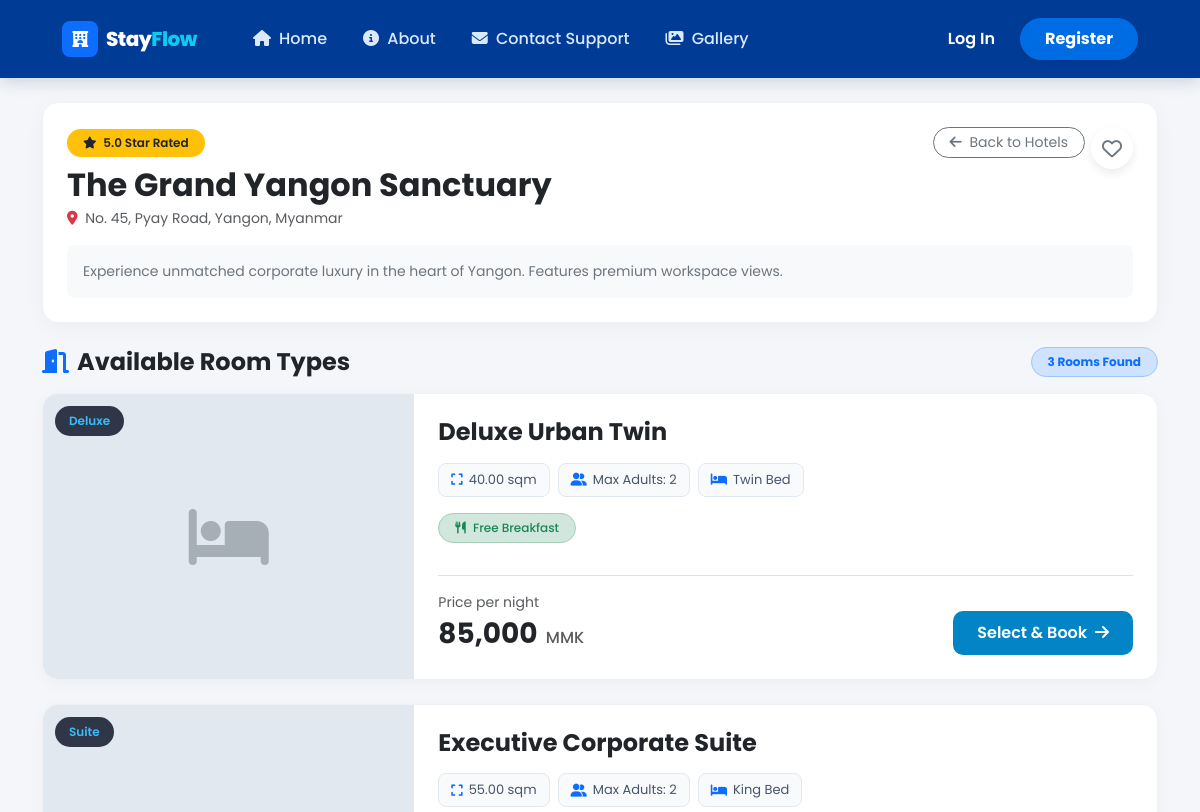
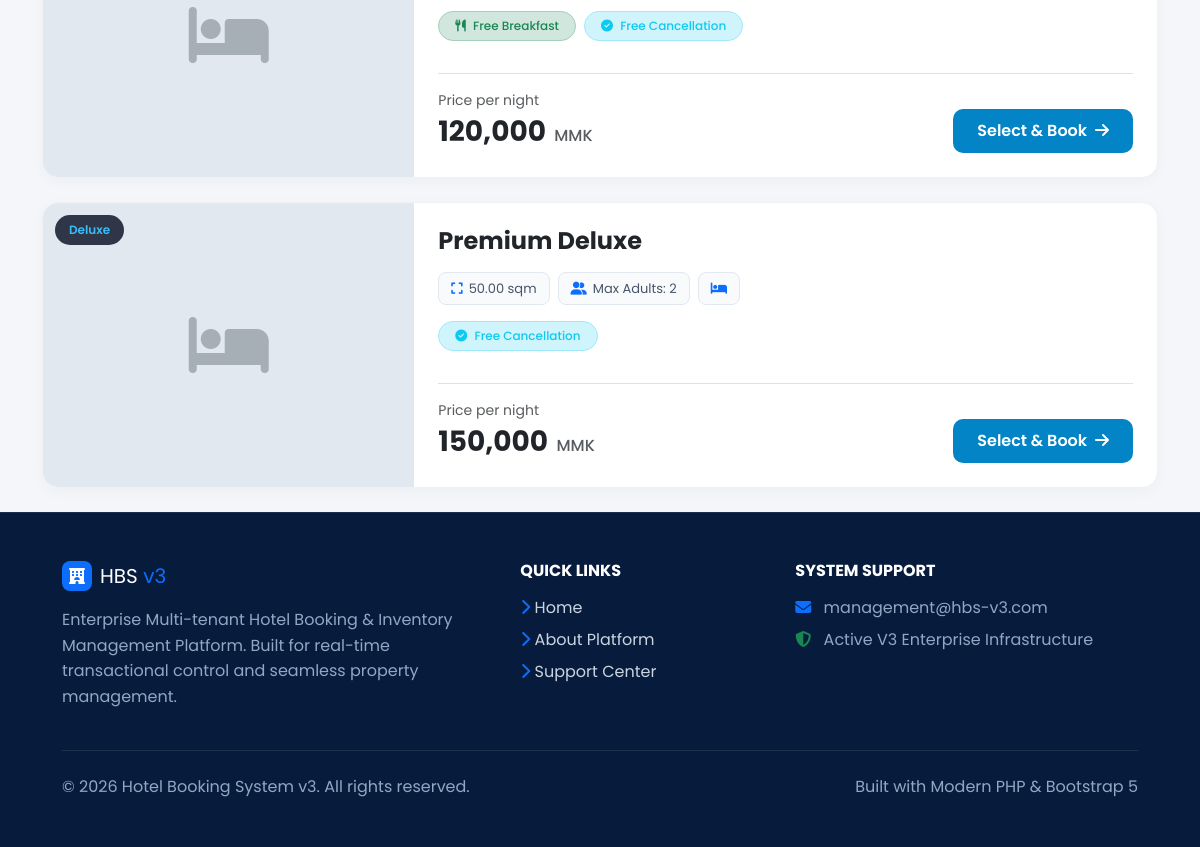
Page /products.php?hotel_id=1&guests=2 on the earlier database version (2 pictures, top to bottom).
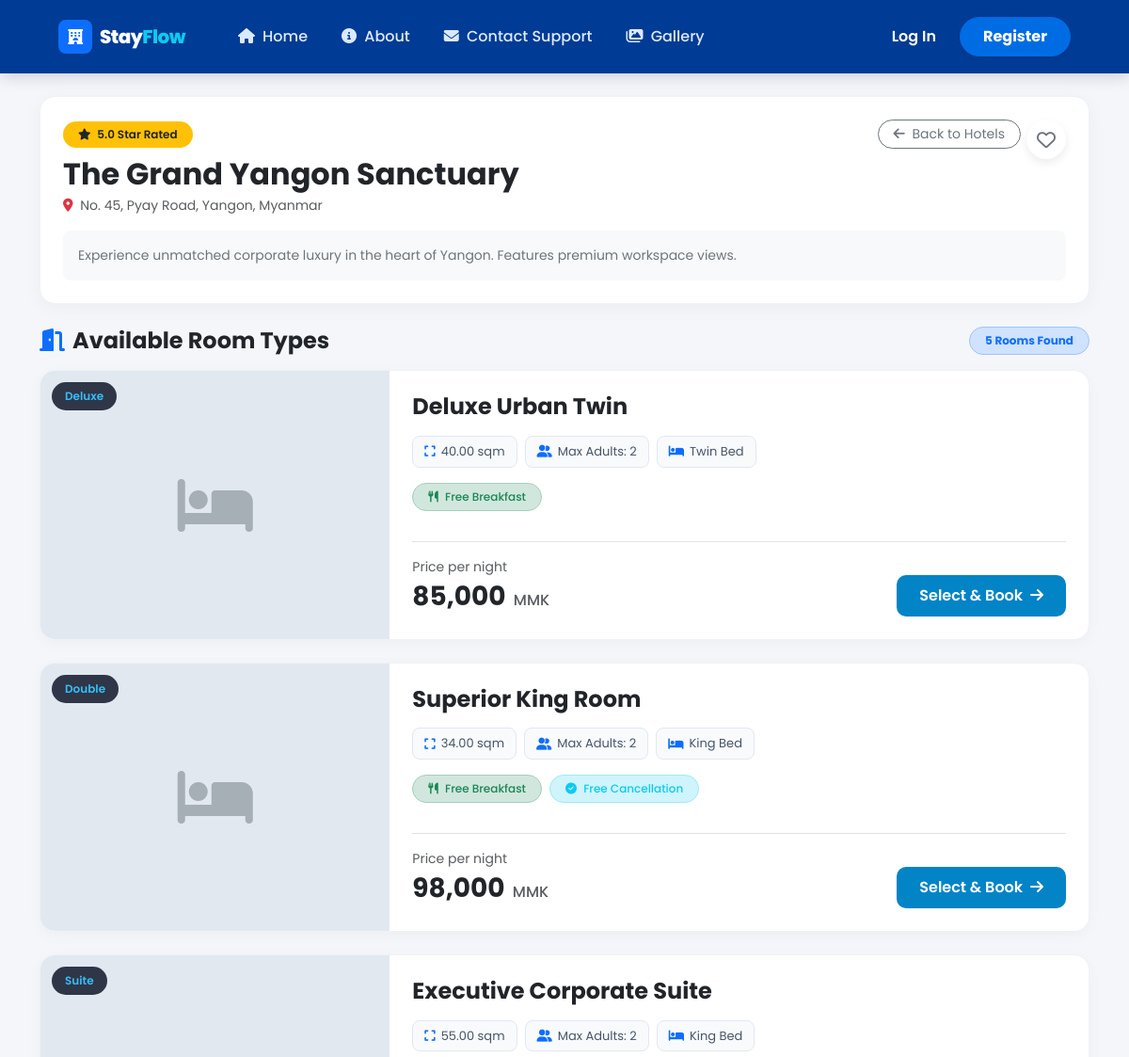
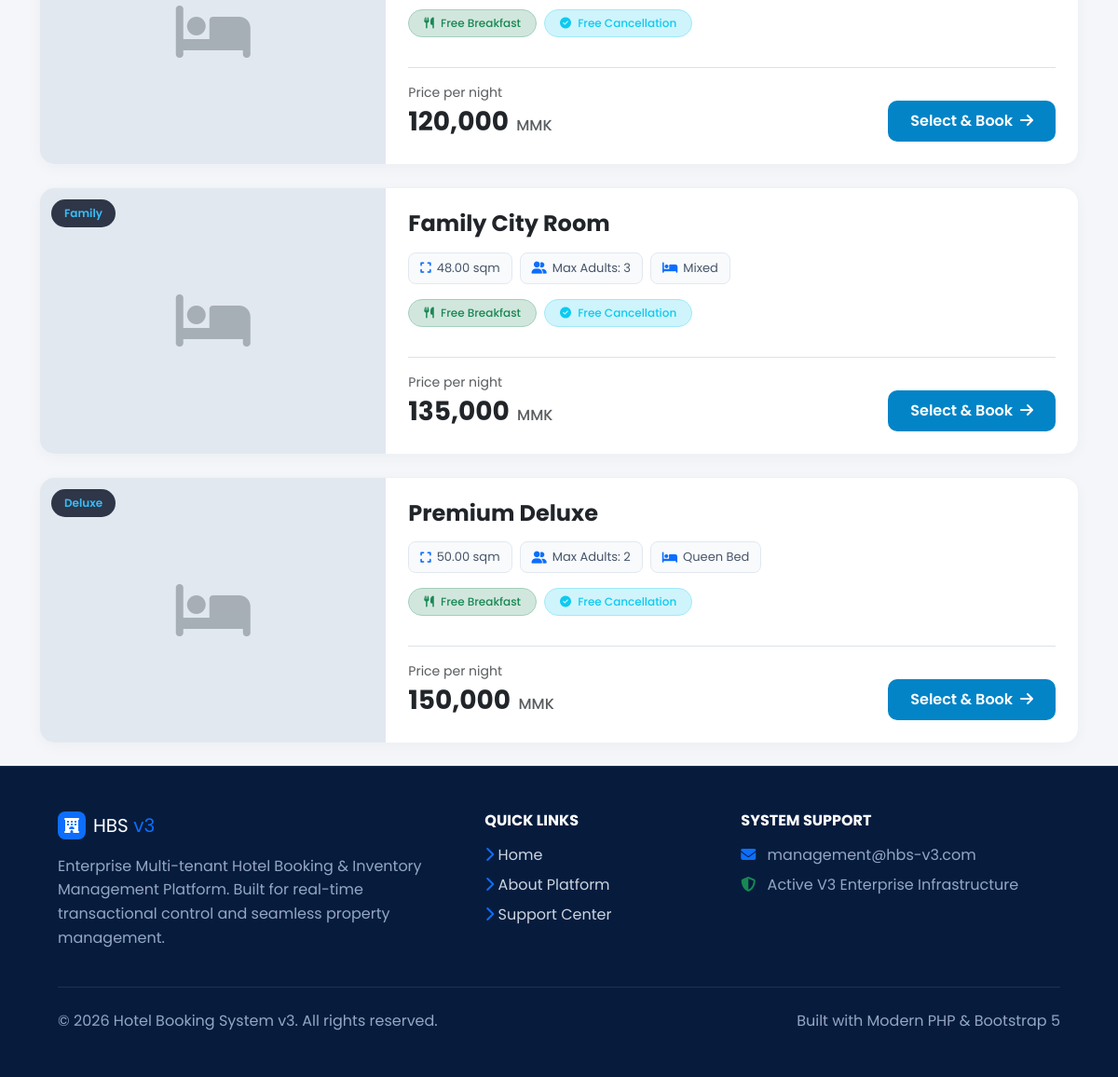
Same page on the later database version (2 pictures, top to bottom).
### tables this page shows
CREATE TABLE `hotels` (
  `hotel_id` int(11) NOT NULL,
  `owner_id` int(11) NOT NULL,
  `hotel_name` varchar(150) NOT NULL,
  `description` text DEFAULT NULL,
  `address` text NOT NULL,
  `city` varchar(100) DEFAULT NULL,
  `state` varchar(100) DEFAULT NULL,
  `country` varchar(100) DEFAULT NULL,
  `postal_code` varchar(20) DEFAULT NULL,
  `latitude` decimal(10,8) DEFAULT NULL,
  `longitude` decimal(11,8) DEFAULT NULL,
  `hotel_phone` varchar(30) DEFAULT NULL,
  `hotel_email` varchar(150) DEFAULT NULL,
  `website` varchar(255) DEFAULT NULL,
  `star_rating` decimal(2,1) DEFAULT 0.0,
  `check_in_time` time DEFAULT '14:00:00',
  `check_out_time` time DEFAULT '12:00:00',
  `status` enum('pending','approved','rejected','inactive') DEFAULT 'pending',
  `created_at` timestamp NOT NULL DEFAULT current_timestamp(),
  `updated_at` timestamp NOT NULL DEFAULT current_timestamp() ON UPDATE current_timestamp()
);

CREATE TABLE `rooms` (
  `room_id` int(11) NOT NULL,
  `hotel_id` int(11) NOT NULL,
  `room_name` varchar(150) NOT NULL,
  `room_type` enum('Single','Double','Twin','Triple','Deluxe','Suite','Family','Executive') NOT NULL,
  `room_description` text DEFAULT NULL,
  `bed_type` enum('Single Bed','Double Bed','Queen Bed','King Bed','Twin Bed','Mixed') NOT NULL,
  `room_size` decimal(6,2) DEFAULT NULL,
  `room_size_unit` enum('sqm','sqft') DEFAULT 'sqm',
  `floor_no` int(11) DEFAULT NULL,
  `total_rooms` int(11) NOT NULL DEFAULT 1,
  `max_adults` int(11) NOT NULL DEFAULT 2,
  `max_children` int(11) NOT NULL DEFAULT 0,
  `base_price` decimal(12,2) NOT NULL,
  `extra_bed_price` decimal(12,2) DEFAULT 0.00,
  `breakfast_included` tinyint(1) DEFAULT 0,
  `free_cancellation` tinyint(1) DEFAULT 1,
  `smoking_allowed` tinyint(1) DEFAULT 0,
  `room_status` enum('available','maintenance','inactive') DEFAULT 'available',
  `created_at` timestamp NOT NULL DEFAULT current_timestamp(),
  `updated_at` timestamp NOT NULL DEFAULT current_timestamp() ON UPDATE current_timestamp()
);

### products.php (the view, shortened to what the rows shown need)
<?php
require_once 'includes/header.php';
$hotel_id = mysqli_real_escape_string($conn, $_GET['hotel_id']);
$hotel_query = "SELECT * FROM hotels WHERE hotel_id = '$hotel_id' AND (status = 'approved' OR status = 'Approved') LIMIT 1";
$hotel_result = mysqli_query($conn, $hotel_query);
$hotel = mysqli_fetch_assoc($hotel_result);
$rooms_query = "SELECT * FROM rooms WHERE hotel_id = '$hotel_id' AND room_status = 'available' ORDER BY base_price ASC";
$rooms_result = mysqli_query($conn, $rooms_query);
?>
<!DOCTYPE html>
<html lang="en">
<head>
    <link href="https://cdn.jsdelivr.net/npm/bootstrap@5.3.2/dist/css/bootstrap.min.css" rel="stylesheet">
    <link rel="stylesheet" href="https://cdnjs.cloudflare.com/ajax/libs/font-awesome/6.5.1/css/all.min.css">
</head>
<body>
<div class="container my-4">
    <div class="hotel-header-card p-4 mb-4">
        <div class="position-absolute top-0 end-0 m-4">
            <button class="wishlist-btn" data-hotel-id="<?= $hotel['hotel_id']; ?>" title="Save to Wishlist">
            </button>
        </div>
        <div class="d-flex justify-content-between align-items-center flex-wrap gap-2 mb-2 pe-5">
            <span class="badge bg-warning text-dark px-3 py-2 rounded-pill fw-semibold">
                <i class="fa-solid fa-star me-1"></i> <?= number_format($hotel['star_rating'], 1); ?> Star Rated
            </span>
            <a href="index.php" class="btn btn-outline-secondary btn-sm rounded-pill px-3">
                <i class="fa-solid fa-arrow-left me-1"></i> Back to Hotels
            </a>
        </div>
        <h2 class="fw-bold text-dark mb-1"><?= htmlspecialchars($hotel['hotel_name']); ?></h2>
        <p class="text-muted small mb-3">
            <i class="fa-solid fa-location-dot text-danger me-1"></i>
            <?= htmlspecialchars($hotel['address']); ?>, <?= htmlspecialchars($hotel['city']); ?>, <?= htmlspecialchars($hotel['country']); ?>
        </p>
        <?php if (!empty($hotel['description'])): ?>
            <div class="p-3 bg-light rounded-3 text-secondary small">
                <?= nl2br(htmlspecialchars($hotel['description'])); ?>
            </div>
        <?php endif; ?>
    </div>
    <?php if (mysqli_num_rows($rooms_result) > 0): ?>
        <div class="d-flex flex-column gap-4">
            <?php while($room = mysqli_fetch_assoc($rooms_result)): ?>
                <?php
                    $room_img = !empty($room['room_image']) ? $room['room_image'] : (!empty($room['image_url']) ? $room['image_url'] : '');
                ?>
                <div class="room-card">
                    <div class="row g-0 align-items-stretch">
                        <div class="col-lg-4 col-md-5">
                            <div class="room-img-container h-100">
                                <?php if (!empty($room_img) && file_exists($room_img)): ?>
                                    <img src="<?= htmlspecialchars($room_img); ?>" alt="<?= htmlspecialchars($room['room_name']); ?>">
                                <?php else: ?>
                                    <i class="fa-solid fa-bed fa-4x text-secondary opacity-50"></i>
                                <?php endif; ?>
                                <div class="badge-type">
                                    <?= htmlspecialchars($room['room_type']); ?>
                                </div>
                            </div>
                        </div>
                        <div class="col-lg-8 col-md-7">
                            <div class="p-4 d-flex flex-column justify-content-between h-100">
                                <div>
                                    <h4 class="fw-bold text-dark mb-3"><?= htmlspecialchars($room['room_name']); ?></h4>
                                    <div class="d-flex flex-wrap gap-2 mb-3">
                                        <span class="spec-pill">
                                            <i class="fa-solid fa-expand text-primary"></i> <?= htmlspecialchars($room['room_size']); ?> <?= htmlspecialchars($room['room_size_unit']); ?>
                                        </span>
                                        <span class="spec-pill">
                                            <i class="fa-solid fa-user-group text-primary"></i> Max Adults: <?= htmlspecialchars($room['max_adults']); ?>
                                        </span>
                                        <span class="spec-pill">
                                            <i class="fa-solid fa-bed text-primary"></i> <?= htmlspecialchars($room['bed_type']); ?>
                                        </span>
                                    </div>
                                    <div class="d-flex flex-wrap gap-2 mb-3">
                                        <?php if (!empty($room['breakfast_included']) && $room['breakfast_included'] == 1): ?>
                                            <span class="badge bg-success-subtle text-success border border-success-subtle rounded-pill px-3 py-2 fw-medium">
                                                <i class="fa-solid fa-utensils me-1"></i> Free Breakfast
                                            </span>
                                        <?php endif; ?>
                                        <?php if (!empty($room['free_cancellation']) && $room['free_cancellation'] == 1): ?>
                                            <span class="badge bg-info-subtle text-info border border-info-subtle rounded-pill px-3 py-2 fw-medium">
                                                <i class="fa-solid fa-circle-check me-1"></i> Free Cancellation
                                            </span>
                                        <?php endif; ?>
                                    </div>
                                </div>
                                <div class="d-flex justify-content-between align-items-end pt-3 border-top mt-3">
                                    <div>
                                        <span class="text-muted small d-block">Price per night</span>
                                        <span class="fs-3 fw-bold text-dark me-1"><?= number_format($room['base_price'], 0); ?></span>
                                        <span class="text-muted fw-medium">MMK</span>
                                    </div>
                                    <a href="product_detail.php?room_id=<?= $room['room_id']; ?>" class="btn-book">
                                        Select & Book <i class="fa-solid fa-arrow-right ms-1"></i>
                                    </a>
                                </div>
                            </div>
                        </div>
                    </div>
                </div>
            <?php endwhile; ?>
        </div>
    <?php endif; ?>
</div>
</body>
</html>
<?php require_once 'includes/footer.php'; ?>

Differences in the rows shown:
added rooms: room_type "Double", room_name "Superior King Room", room_size "34.00", room_size_unit "sqm", max_adults "2", bed_type "King Bed", breakfast_included 1 (drawn), free_cancellation 1 (drawn), base_price "98,000"
added rooms: room_type "Family", room_name "Family City Room", room_size "48.00", room_size_unit "sqm", max_adults "3", bed_type "Mixed", breakfast_included 1 (drawn), free_cancellation 1 (drawn), base_price "135,000"
changed rooms "Premium Deluxe": bed_type (not shown) → "Queen Bed"; breakfast_included 0 → 1 (drawn)
Other differences:
mysqli_num_rows($rooms_result): "3" → "5"
